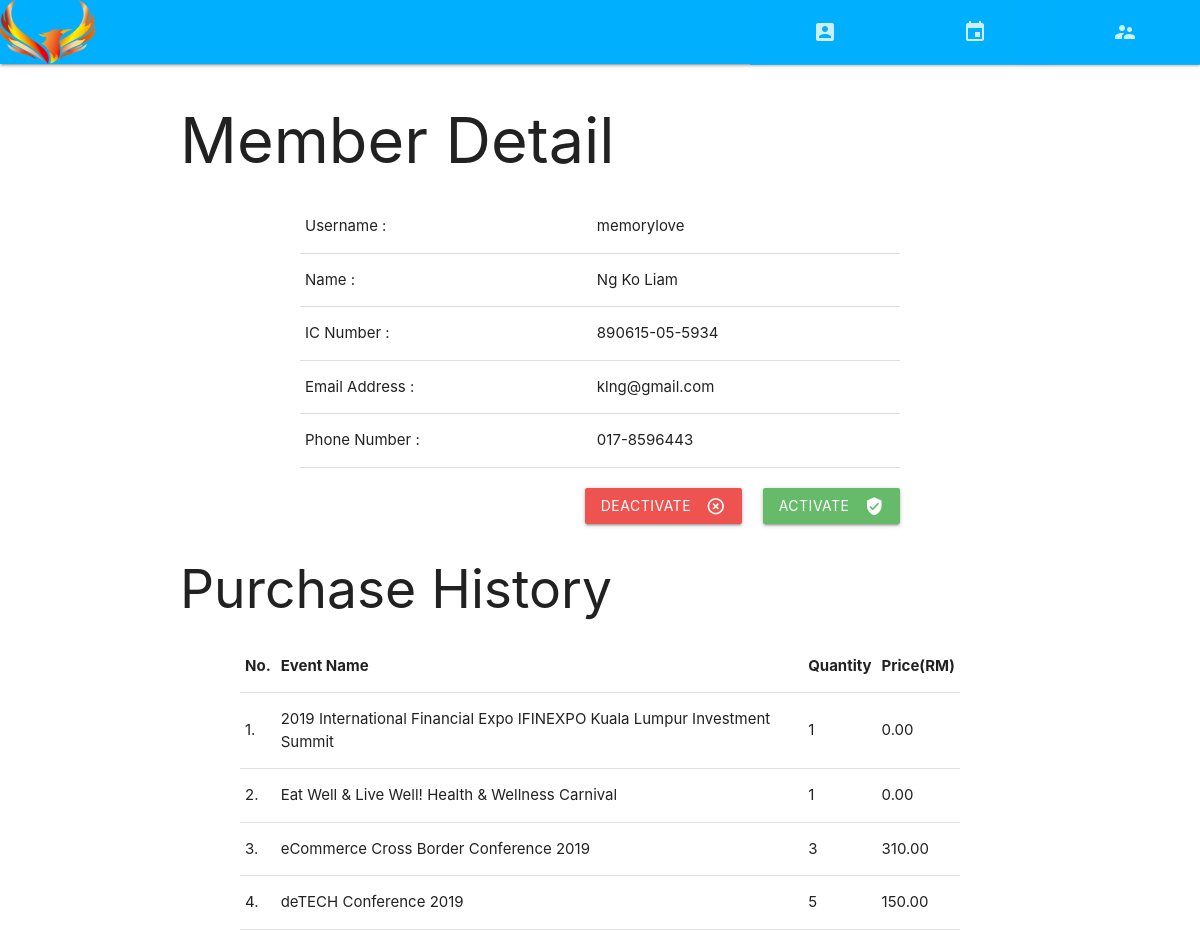
The page /memberDetail.php?id=memorylove on the database its author committed.
### tables this page shows
CREATE TABLE IF NOT EXISTS `member` (
  `username` varchar(20) NOT NULL,
  `name` varchar(25) NOT NULL,
  `icNum` char(14) NOT NULL,
  `email` varchar(35) NOT NULL,
  `phone_no` char(12) NOT NULL,
  `password` varchar(30) NOT NULL,
  `q1` int(1) NOT NULL,
  `a1` varchar(20) NOT NULL,
  `q2` int(1) NOT NULL,
  `a2` varchar(20) NOT NULL,
  `u_status` char(1) NOT NULL
);

CREATE TABLE IF NOT EXISTS `ticket` (
  `t_ID` int(11) NOT NULL,
  `num_of_ticket` int(11) NOT NULL,
  `e_ID` char(6) NOT NULL,
  `name` varchar(30) NOT NULL,
  `email` varchar(50) NOT NULL,
  `icNum` char(14) NOT NULL
);

CREATE TABLE IF NOT EXISTS `event` (
  `e_ID` char(6) NOT NULL,
  `e_Name` varchar(100) NOT NULL,
  `e_Org` varchar(100) NOT NULL,
  `e_Desc` varchar(5000) NOT NULL,
  `e_Loc` varchar(200) NOT NULL,
  `e_State` char(2) NOT NULL,
  `startDate` date NOT NULL,
  `startTime` time NOT NULL,
  `endDate` date NOT NULL,
  `endTime` time NOT NULL,
  `status` char(1) NOT NULL,
  `fee` char(1) NOT NULL,
  `price` double NOT NULL,
  `ticket` int(3) NOT NULL,
  `sst` double NOT NULL,
  `img` varchar(50) NOT NULL,
  `adminNo` int(11) NOT NULL
);

### memberDetail.php (the view, shortened to what this page needs)
<!DOCTYPE html>
<?php
$header = array(
    "" => "No.",
    "e_Name" => "Event Name",
    "num_of_ticket" => "Quantity",
    "price" => "Price(RM)"
);
?>
<html>
    <head>
        <link rel="stylesheet" href="https://cdnjs.cloudflare.com/ajax/libs/materialize/1.0.0/css/materialize.min.css" />
    </head>
    <body>
        <header><?php include_once './adminheader.php';?></header>
        <div class="container"><h1>Member Detail</h1></div>
        <div style="padding-left: 25%;padding-right: 25%;">
            <?php
            if($_SERVER['REQUEST_METHOD'] == 'GET'){
                $user = trim($_GET['id']);
                $db = new mysqli(HOST, USER, PASS, NAME);
                $sql = "select username, name, icNum, email, phone_no from member where username = '$user'";
                $run = $db->query($sql);
                if($row = $run->fetch_object()){
                    $user = $row->username;
                    $name = $row->name;
                    $ic = $row->icNum;
                    $email = $row->email;
                    $phone = $row->phone_no;
                    ?>
            <table>
                <tr>
                    <td>Username :</td>
                    <td><?php echo $user; ?></td>
                </tr>
                <tr>
                    <td>Name :</td>
                    <td><?php echo $name; ?></td>
                </tr>
                <tr>
                    <td>IC Number :</td>
                    <td><?php echo $ic; ?></td>
                </tr>
                <tr>
                    <td>Email Address :</td>
                    <td><?php echo $email; ?></td>
                </tr>
                <tr>
                    <td>Phone Number :</td>
                    <td><?php echo $phone; ?></td>
                </tr>
            </table>
                    <?php
                }else{
                    echo "Member not found! [ <a href='adminMemberList.php'>Back to Member List</a> ].";
                }
            }
            ?>
        </div>
        <form method="post" style="padding-left: 25%;padding-right: 25%;padding-top: 20px;">
            <div style="text-align: right;">
                <button type="submit" name="btnDe" class="btn waves-effect waves-light" style="background-color: #ef5350;">Deactivate
                    <i class="material-icons right">highlight_off</i>
                </button>&nbsp;&nbsp;&nbsp;&nbsp;
                <button type="submit" name="btnAc" class="btn waves-effect waves-light" style="background-color: #66bb6a;">Activate
                    <i class="material-icons right">verified_user</i>
                </button>
            </div>
        </form>
        <div class="container"><h2>Purchase History</h2></div>
            <div style="padding-left: 20%;padding-right: 20%;">
                <table>
                    <?php
                    echo "<tr>";
                    foreach($header as $key => $value){
                        echo "<th>$value</th>";
                    }
                    echo "</tr>";
                    $db = new mysqli(HOST, USER, PASS, NAME);
                    $count = 1;
                    $sql = "SELECT e_Name, num_of_ticket, price from event e, ticket t where e.e_ID = t.e_ID AND t.icNum = '$ic'";
                    $res = $db->query($sql);
                    while($row = $res->fetch_object()){
                        printf("<tr>
                                <td>%d.</td>
                                <td>%s</td>
                                <td>%d</td>
                                <td>%.2f</td>
                                </tr>",$count, $row->e_Name, $row->num_of_ticket, $row->price);
                        $count++;
                    }
                    ?>
                </table>
            </div>
    </body>
</html>

### rows shown on the page
member: username "memorylove", name "Ng Ko Liam", icNum "890615-05-5934", email "klng@gmail.com", phone_no "017-8596443"
ticket: e_ID.e_Name "2019 International Financial Expo IFINEXPO Kuala Lumpur Investment Summit", num_of_ticket "1", e_ID.price "0.00"
ticket: e_ID.e_Name "Eat Well & Live Well! Health & Wellness Carnival", num_of_ticket "1", e_ID.price "0.00"
ticket: e_ID.e_Name "eCommerce Cross Border Conference 2019", num_of_ticket "3", e_ID.price "310.00"
ticket: e_ID.e_Name "deTECH Conference 2019", num_of_ticket "5", e_ID.price "150.00"

### other values the page prints
$value "No."
$value "Event Name"
$value "Quantity"
$value "Price(RM)"
